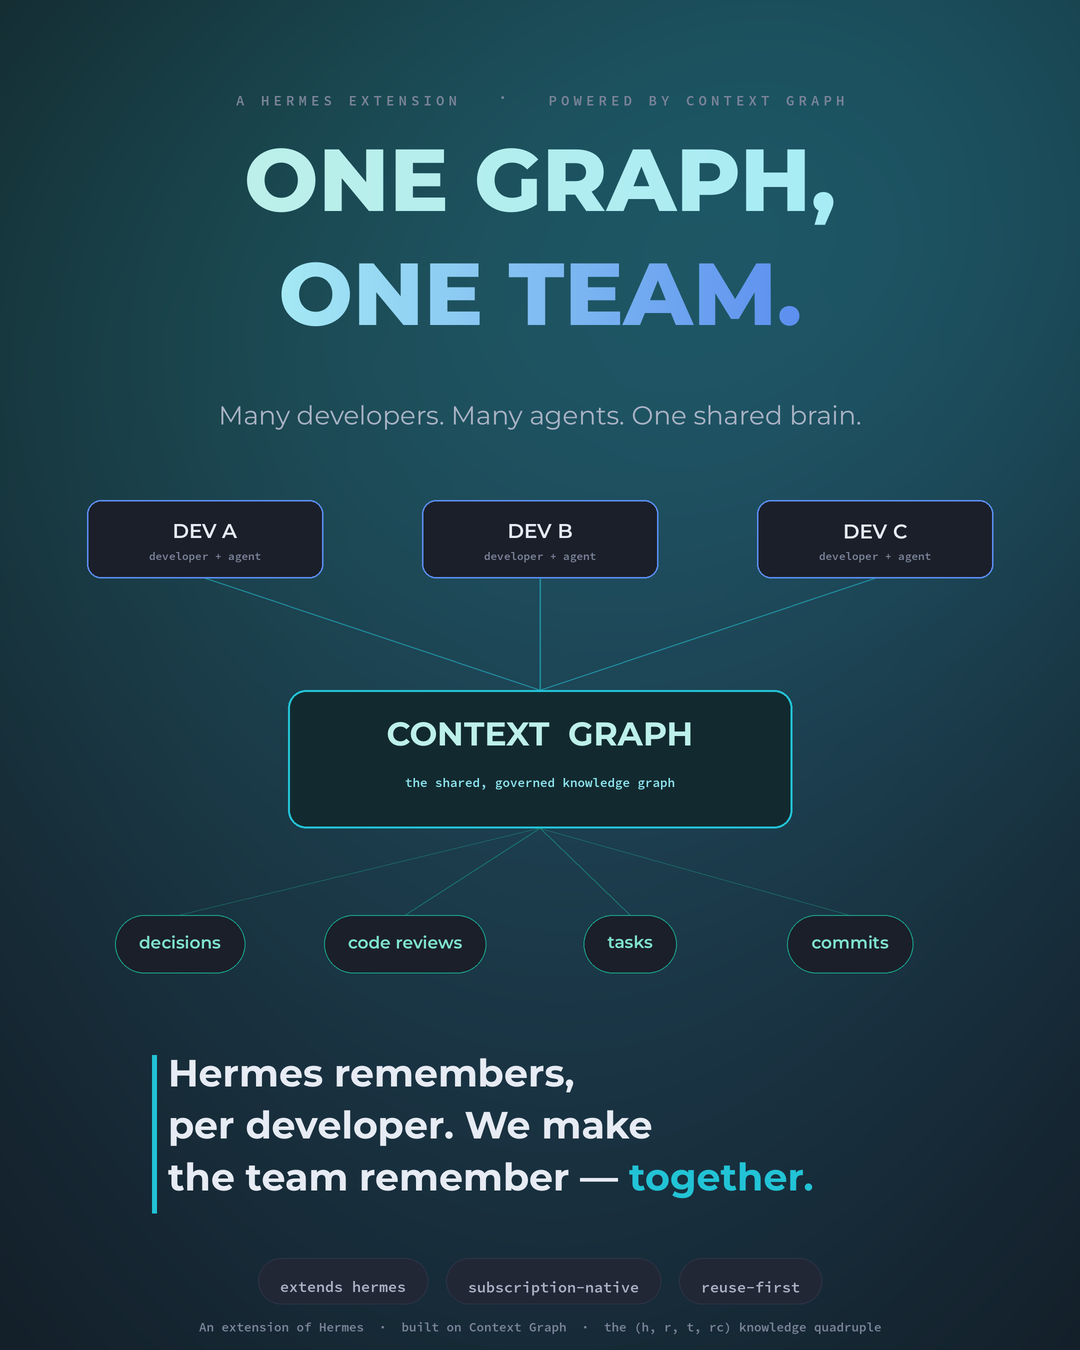

Here is the Python script that generated this plot:
"""Generate a LinkedIn poster for the Team Agent Framework — house style (dark, teal).
All drawing helpers take LOGICAL coords (1080x1350) and scale by S internally."""
import os
import numpy as np
from PIL import Image, ImageDraw, ImageFont

S = 2
W, H = 1080 * S, 1350 * S
OUT = "/storage/Work/Context_Graph/docs/assets/team_agent_poster.png"

BG = (0x0f, 0x11, 0x17)
INK = (0xe7, 0xeb, 0xf3)
INK_SOFT = (0xaa, 0xb3, 0xc5)
INK_FAINT = (0x7b, 0x84, 0x99)
PANEL = (0x1b, 0x1f, 0x2a)
LINE = (0x2c, 0x33, 0x46)
TEAL = (0x22, 0xc3, 0xd6)
TEAL2 = (0x19, 0xb8, 0x9a)
BLUE = (0x5b, 0x8d, 0xef)
CYAN_HI = (0xbd, 0xf0, 0xea)
CYAN_HI2 = (0xa7, 0xec, 0xf5)
TEALTX = (0x7f, 0xe3, 0xcf)

MONT = "/usr/share/fonts/julietaula-montserrat-fonts/"
SCP = "/usr/share/fonts/adobe-source-code-pro-fonts/"


def _f(path, size):
    return ImageFont.truetype(path, int(size * S))

def mont(w, size):
    fname = {"bold": "Montserrat-Bold.otf", "reg": "Montserrat-Regular.otf",
             "semi": "Montserrat-SemiBold.otf", "med": "Montserrat-Medium.otf",
             "black": "Montserrat-Black.otf", "xbold": "Montserrat-ExtraBold.otf"}[w]
    try:
        return _f(MONT + fname, size)
    except OSError:
        return _f(MONT + "Montserrat-Bold.otf", size)

def mono(size):
    return _f(SCP + "SourceCodePro-Semibold.otf", size)


bg = np.zeros((H, W, 3), dtype=np.float32)
bg[:] = np.array(BG, dtype=np.float32)
yy, xx = np.mgrid[0:H, 0:W].astype(np.float32)

def glow(cx, cy, radius, color, strength):
    d2 = ((xx - cx * S) ** 2 + (yy - cy * S) ** 2) / ((radius * S) ** 2)
    a = np.exp(-d2) * strength
    for i in range(3):
        bg[:, :, i] += color[i] * a

glow(880, 130, 640, TEAL, 0.28)
glow(160, 300, 560, TEAL2, 0.14)
glow(540, 780, 760, BLUE, 0.09)
glow(540, 1180, 720, TEAL, 0.09)
np.clip(bg, 0, 255, out=bg)
img = Image.fromarray(bg.astype(np.uint8), "RGB")
d = ImageDraw.Draw(img, "RGBA")


def measure(text, font):
    b = d.textbbox((0, 0), text, font=font)
    return b[2] - b[0], b[3] - b[1], b

def ctext(cx, y, text, font, fill):
    w, h, b = measure(text, font)
    d.text((cx * S - w / 2 - b[0], y * S - b[1]), text, font=font, fill=fill)

def ltext(x, y, text, font, fill):
    _, _, b = measure(text, font)
    d.text((x * S - b[0], y * S - b[1]), text, font=font, fill=fill)
    return measure(text, font)[0] / S

def spaced(cx, y, text, font, fill, tracking):
    tr = tracking * S
    widths = [measure(c, font)[0] for c in text]
    total = sum(widths) + tr * (len(text) - 1)
    x = cx * S - total / 2
    for c, w in zip(text, widths):
        _, _, b = measure(c, font)
        d.text((x - b[0], y * S - b[1]), c, font=font, fill=fill)
        x += w + tr

def rrect(x0, y0, x1, y1, r, fill=None, outline=None, width=1):
    d.rounded_rectangle([x0 * S, y0 * S, x1 * S, y1 * S], radius=r * S,
                        fill=fill, outline=outline, width=int(width * S))

def line(x0, y0, x1, y1, color, w=1.5):
    d.line([x0 * S, y0 * S, x1 * S, y1 * S], fill=color, width=int(w * S))

def grad_text(cx, top_y, text, font, c1, c2):
    w, h, b = measure(text, font)
    pad = 12 * S
    mask = Image.new("L", (w + 2 * pad, h + 2 * pad), 0)
    ImageDraw.Draw(mask).text((pad - b[0], pad - b[1]), text, font=font, fill=255)
    ga = np.zeros((h + 2 * pad, w + 2 * pad, 3), dtype=np.uint8)
    tvec = np.linspace(0, 1, w + 2 * pad)
    for i in range(3):
        ga[:, :, i] = (c1[i] + (c2[i] - c1[i]) * tvec).astype(np.uint8)
    img.paste(Image.fromarray(ga, "RGB"), (int(cx * S - w / 2 - pad), int(top_y * S - pad)), mask)


CX = 540

# eyebrow
spaced(CX, 96, "A HERMES EXTENSION   ·   POWERED BY CONTEXT GRAPH", mono(14), INK_FAINT, 4)

# title
grad_text(CX, 148, "ONE GRAPH,", mont("xbold", 88), CYAN_HI, CYAN_HI2)
grad_text(CX, 262, "ONE TEAM.", mont("xbold", 88), CYAN_HI2, BLUE)

# subtitle
ctext(CX, 405, "Many developers. Many agents. One shared brain.", mont("reg", 26), INK_SOFT)

# ---- visual: agents -> hub -> artifacts ----
chip_y0, chip_y1 = 500, 578
chips = [("DEV A", 205), ("DEV B", 540), ("DEV C", 875)]
hub_cx, hub_top, hub_bot = 540, 690, 828
for label, cx in chips:
    line(cx, chip_y1, hub_cx, hub_top, TEAL + (140,), 1.5)
for label, cx in chips:
    rrect(cx - 118, chip_y0, cx + 118, chip_y1, 14, fill=PANEL + (255,), outline=BLUE + (255,), width=1.5)
    ctext(cx, chip_y0 + 24, label, mont("semi", 20), INK)
    ctext(cx, chip_y0 + 52, "developer + agent", mono(11), INK_FAINT)

rrect(hub_cx - 252, hub_top, hub_cx + 252, hub_bot, 18, fill=(0x12, 0x2a, 0x2f, 255), outline=TEAL + (255,), width=2.4)
ctext(hub_cx, hub_top + 32, "CONTEXT  GRAPH", mont("bold", 33), CYAN_HI)
ctext(hub_cx, hub_top + 88, "the shared, governed knowledge graph", mono(12.5), (0x8f, 0xe6, 0xf2))

art_y0, art_y1 = 915, 973
arts = [("decisions", 180), ("code reviews", 405), ("tasks", 630), ("commits", 850)]
for label, cx in arts:
    line(hub_cx, hub_bot, cx, art_y0, TEAL2 + (110,), 1.3)
for label, cx in arts:
    w, _, _ = measure(label, mont("semi", 17))
    half = w / (2 * S) + 24
    rrect(cx - half, art_y0, cx + half, art_y1, 999, fill=(0x1b, 0x1f, 0x2a, 255), outline=TEAL2 + (210,), width=1.4)
    ctext(cx, art_y0 + 20, label, mont("semi", 17), TEALTX)

# ---- the hook ----
hx = CX - 372
line(hx - 14, 1055, hx - 14, 1213, TEAL, 5)  # accent bar
ltext(hx, 1058, "Hermes remembers,", mont("bold", 38), INK)
ltext(hx, 1110, "per developer. We make", mont("bold", 38), INK)
seg = "the team remember — "
adv = ltext(hx, 1162, seg, mont("bold", 38), INK)
ltext(hx + adv, 1162, "together.", mont("bold", 38), TEAL)

# ---- feature pills (single row) ----
pills = ["extends hermes", "subscription-native", "reuse-first"]
pf = mono(15)
ws = [measure(p, pf)[0] / S + 44 for p in pills]
gap = 18
tot = sum(ws) + gap * (len(pills) - 1)
x = CX - tot / 2
py = 1258
for p, w in zip(pills, ws):
    rrect(x, py, x + w, py + 46, 999, fill=(0x22, 0x27, 0x36, 255), outline=LINE + (255,), width=1.3)
    ctext(x + w / 2, py + 23, p, pf, INK_SOFT)
    x += w + gap

# ---- footer ----
ctext(CX, 1322, "An extension of Hermes  ·  built on Context Graph  ·  the (h, r, t, rc) knowledge quadruple",
      mono(12.5), INK_FAINT)

final = img.resize((1080, 1350), Image.LANCZOS)
os.makedirs(os.path.dirname(OUT), exist_ok=True)
final.save(OUT)
print("saved", OUT, final.size)
